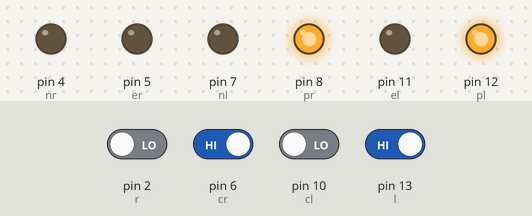
The sketch below on a simulated Arduino Uno, built with avr-gcc and run on an emulated ATmega328P. Parts: output pins drawn as LEDs (lit = HIGH). The test bench sets the inputs (shaded band); at power-on: pin 6 (cr), pin 13 (l) HIGH, pin 2 (r), pin 10 (cl) LOW. What the sketch prints to the serial monitor is not drawn.

Above: at 4.2 s.
4.3 s: pin 6 (cr) driven LOW
At 5.2 s:
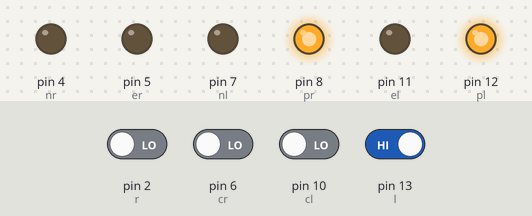
5.8 s: pin 2 (r) driven HIGH
At 7.0 s:
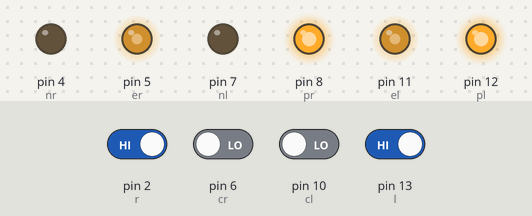
7.3 s: pin 2 (r) driven LOW
8.8 s: pin 13 (l) driven LOW
At 10.0 s:
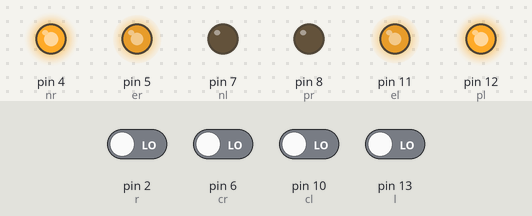
10.3 s: pin 13 (l) driven HIGH
At 11.3 s:
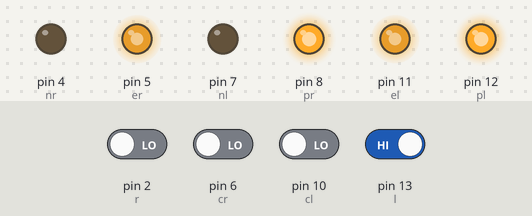
11.8 s: pin 2 (r) driven HIGH and pin 13 (l) driven LOW
Timing chart, 0 to 12.1 s (numbered marks = the images above; inputs shaded):
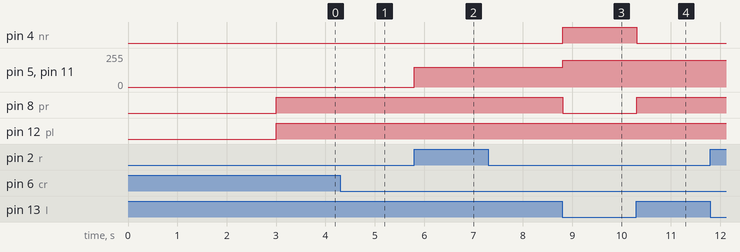

Measured:
- after the input at 4.3 s, pin 5 (er): stays 0/255 (without the input it goes to 200/255 after 0.94 s); pin 11 (el): stays 0/255 (without the input it goes to 70/255 after 0.94 s)
- after the input at 5.8 s, pin 5 (er), pin 11 (el): 0/255 → 150/255 at once
- after the input at 8.8 s, pin 4 (nr): LOW → HIGH at once; pin 5 (er): 150/255 → 200/255 at once; pin 8 (pr): HIGH → LOW at once
- after the input at 10.3 s, pin 4 (nr): HIGH → LOW at once; pin 8 (pr): LOW → HIGH at once

The sketch:

Prince.ino
```cpp
/*
A line following robot is a robotic car that follows a specified black line with the help of an infrared sensor.
The infrared sensor gives an output in the form of 1 or 0 when it detects the black color. Based on the sensitivity of the sensor,
we have to write the code using Arduino programming language and incorporate the sensor feedback for the traversal of the robotic car.

In simpler terms, a line following robot is a small car or vehicle that can move along a black line drawn on the ground.
It uses an infrared sensor to detect the black line. When the sensor sees the black line, it sends a signal (either 1 or 0) to the Arduino microcontroller board.
The Arduino board is programmed with code that tells the robot how to move based on the sensor's input.If the sensor detects the line,
the robot will continue moving forward. If the sensor doesn't detect the line, the robot will adjust its direction to find the line again.
The sensitivity of the sensor determines how precisely it can detect the black line, and the Arduino code needs to be written accordingly
to ensure that the robot follows the line accurately.

  */

// /A student named Ayush got some incomplete Arduino code. Our task is to help him complete the code with valid arguments.

// /The code is given below:

// C++ code
#include <Arduino.h>
#define l 13  //left IR sensor
#define r 2   //right IR sensor
#define cl 10 //center left IR sensor
#define cr 6  //center right IR sensor
#define er 5  //right motor enable pin
#define el 11 //left motor enable pin
#define pl 12 //left motor positive pin
#define pr 8  //right motor positive pin
#define nl 7  //left motor negative pin
#define nr 4  //right motor negative pin

//variables for storing the sensor values

//Remeber Ayush is bad in terms of coding he always write code with lot of syntex error
int L = 0;  //left sensor variable
int R = 0;  //right sensor variable
int CL = 0; //center left sensor variable
int CR = 0; //center right sensor variable

char turn[1000]; // Used to store the turns


void straight() {
  analogWrite(el, 150);
  analogWrite(er, 150);
  digitalWrite(nl, LOW);
  digitalWrite(nr, LOW);
  digitalWrite(pl, HIGH);
  digitalWrite(pr, HIGH);
}

void slightLeft() {
  analogWrite(el, 100);
  analogWrite(er, 170);
  digitalWrite(nl, LOW);
  digitalWrite(nr, LOW);
  digitalWrite(pl, HIGH);
  digitalWrite(pr, HIGH);
}

void slightRight() {
  analogWrite(el, 170);
  analogWrite(er, 100);
  digitalWrite(nl, LOW);
  digitalWrite(nr, LOW);
  digitalWrite(pl, HIGH);
  digitalWrite(pr, HIGH);
}

void left() {
  //Sharp left turn
  analogWrite(el, 70);
  analogWrite(er, 200);
  digitalWrite(nl, LOW);
  digitalWrite(nr, LOW);
  digitalWrite(pl, HIGH);
  digitalWrite(pr, HIGH);
}

void right() {
  //Sharp right turn
  analogWrite(el, 200);
  analogWrite(er, 70);
  digitalWrite(nl, LOW);
  digitalWrite(nr, LOW);
  digitalWrite(pl, HIGH);
  digitalWrite(pr, HIGH);
}

void stop() {
  analogWrite(el, 0);
  analogWrite(er, 0);
  digitalWrite(nl, LOW);
  digitalWrite(nr, LOW);
  digitalWrite(pl, LOW);
  digitalWrite(pr, LOW);
}

void u() {
  analogWrite(el, 200);
  analogWrite(er, 200);
  digitalWrite(nl, LOW);
  digitalWrite(nr, HIGH);
  digitalWrite(pl, HIGH);
  digitalWrite(pr, LOW);
  delay(800);
}

void setup() {
  //Define the pin modes
  //Defining sensor pins as input
  pinMode(l, INPUT);
  pinMode(r, INPUT);
  pinMode(cl, INPUT);
  pinMode(cr, INPUT);
  //Defining motor pins as output
  pinMode(pl, OUTPUT);
  pinMode(pr, OUTPUT);
  pinMode(nl, OUTPUT);
  pinMode(nr, OUTPUT);
  //Defining enable pins as output
  pinMode(el, OUTPUT);
  pinMode(er, OUTPUT);
  //Starting the serial communication
  Serial.begin(9600);
  delay(3000);


}


bool returning = false;
int i = 0; //used to store the index of the turn array
int return_index;
void loop() {
  //The enable pins are set to high but the motors drivers are not activated and the motors are not running some thing is wrong with code
  //Help Ayush to fix this silly mistake

  L = digitalRead(l);
  R = digitalRead(r);
  CL = digitalRead(cl);
  CR = digitalRead(cr);

  Serial.println(R);

  if (!returning) {
    // Outward journey logic
    if (L == 0 && R == 1)
      slightRight();
    else if (L == 1 && R == 0)
      slightLeft();
    if (CR == 0 && CL == 1)
      right();
    else if (CR == 1 && CL == 0)
      left();
    if (L == 1 && CL == 0 && CR == 0 && R == 1)
      straight();
    else if (L == 0 && CL == 0 && CR == 0 && R == 1) {
      left();
      turn[i++] = 'L';
    }
    else if (L == 1 && R == 1 && CL == 1 && CR == 1) {
      u();
      turn[i++] = 'U';
    }
    else if (L == 1 && CL == 0 && CR == 0 && R == 0) {
      right();
      turn[i++] = 'R';
    }
    else if (L == 0 && CL == 0 && CR == 0 && R == 0) {
      u(); // Turn around at the end
      returning = true;
      return_index = i - 1; // Start from the last recorded turn
    }
  } else {
    if (L == 0 && R == 1)
      slightRight();
    else if (L == 1 && R == 0)
      slightLeft();
    if (CR == 0 && CL == 1)
      right();
    else if (CR == 1 && CL == 0)
      left();
    if (L == 1 && CL == 0 && CR == 0 && R == 1)
      straight();
    else if (L == 0 && CL == 0 && CR == 0 && R == 1) {
      if (return_index >= 0) {
        if (turn[return_index] == 'R') left();
        else if (turn[return_index] == 'L') right();
        else if (turn[return_index] == 'U') u();
        return_index--;
      }
    }
    else if (L == 1 && R == 1 && CL == 1 && CR == 1) {
      if (return_index >= 0) {
        if (turn[return_index] == 'R') left();
        else if (turn[return_index] == 'L') right();
        else if (turn[return_index] == 'U') u();
        return_index--;
      }
    }
    else if (L == 1 && CL == 0 && CR == 0 && R == 0) {
      if (return_index >= 0) {
        if (turn[return_index] == 'R') left();
        else if (turn[return_index] == 'L') right();
        else if (turn[return_index] == 'U') u();
        return_index--;
      }
    }
  }
}
```
